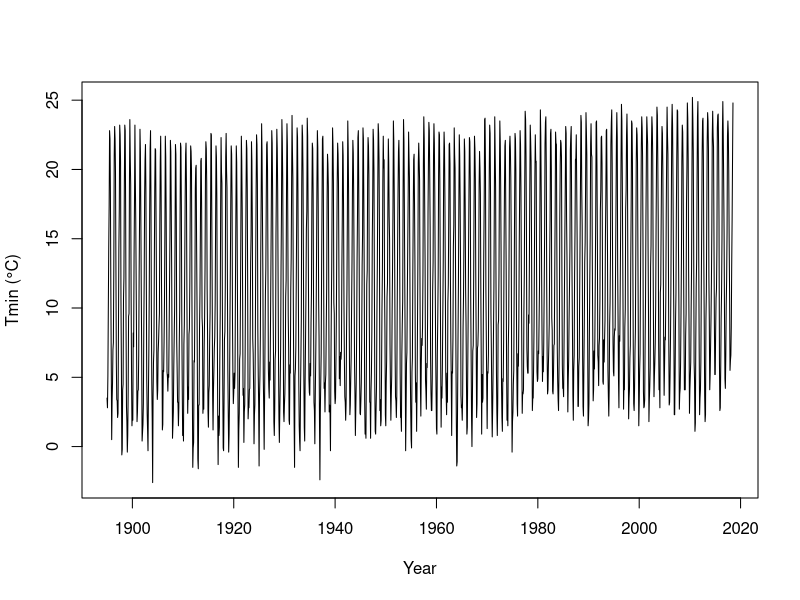
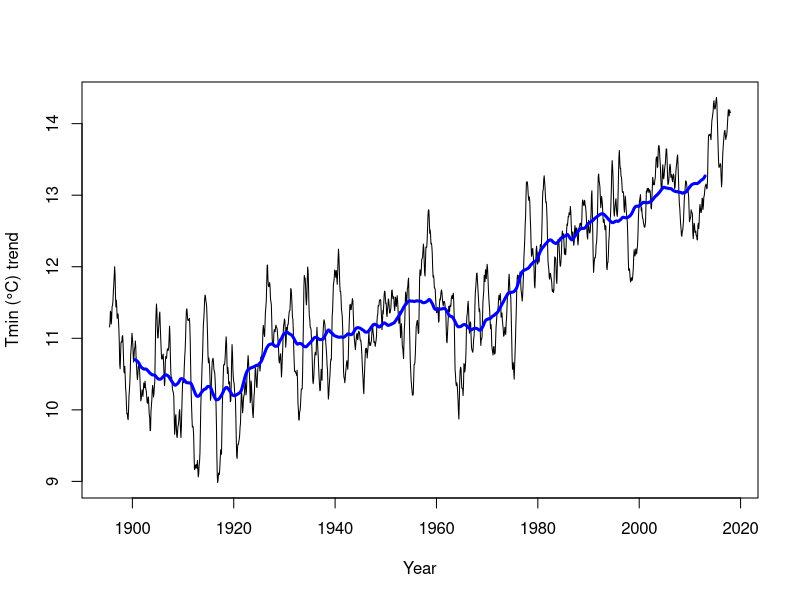
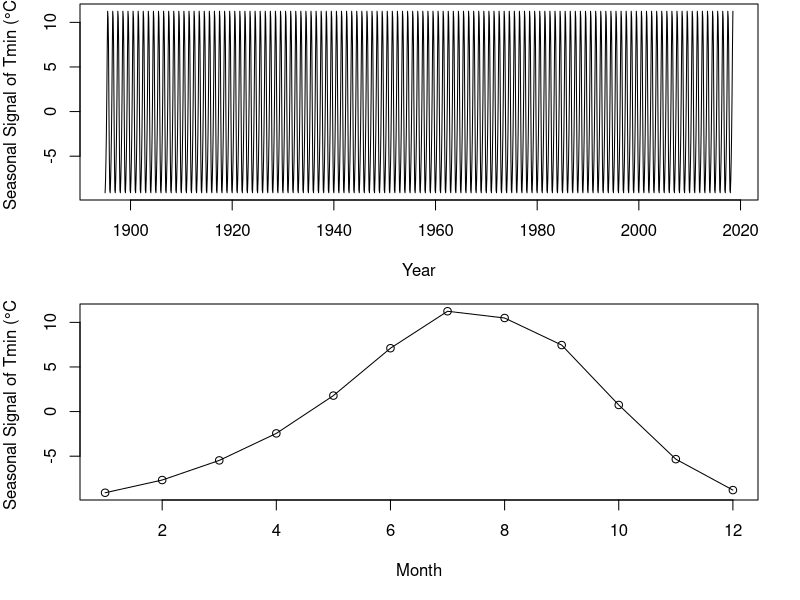
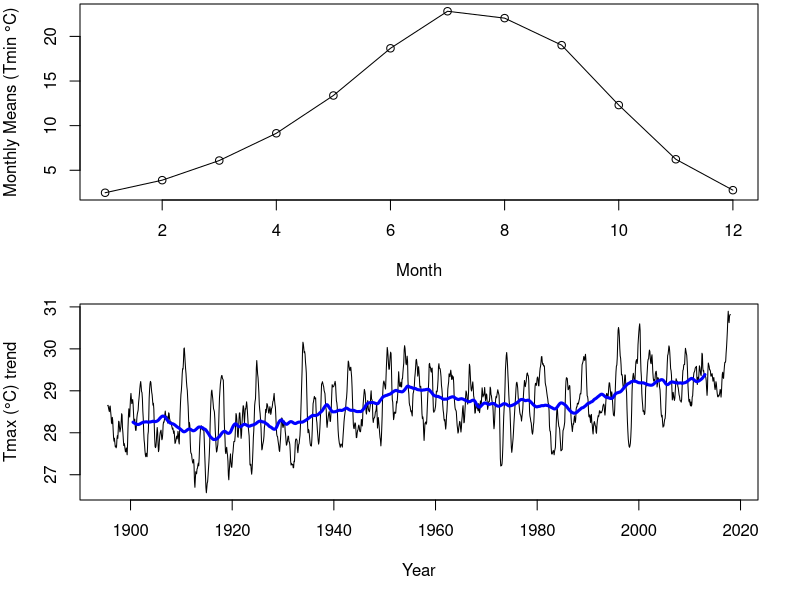
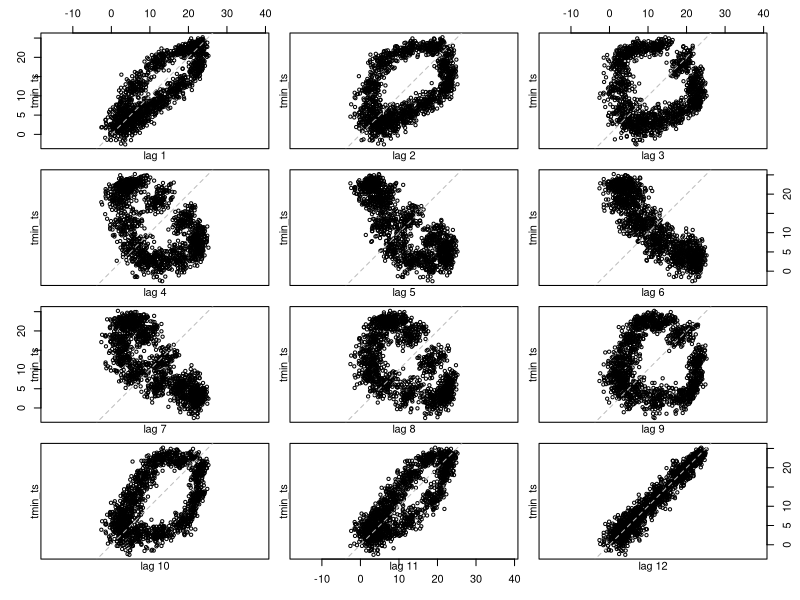
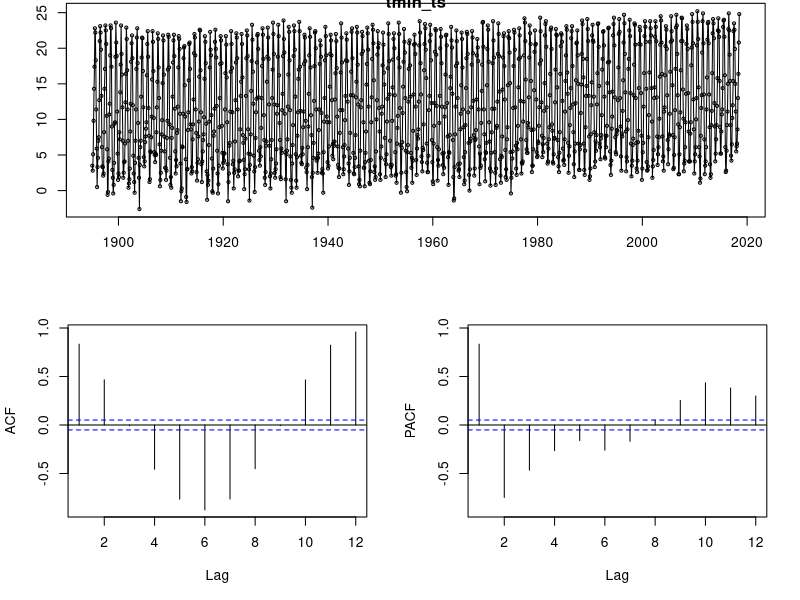

Here is the R script that generated these plots, in order:
## ---- chunk 1
knitr::opts_chunk$set(include = TRUE, echo = TRUE, message = FALSE, fig.height = 6, fig.width = 10)
## ---- chunk 2
library(forecast)

setwd("~/Documents/GitHub/CourseResources/EcologicalForecasting/")

tucsonPRISM <- read.csv("tucson_prism_monthly.csv")
tmax_ts <- ts(tucsonPRISM$tmax_C, start = c(1895, 1), end = c(2018, 7), frequency = 12)
tmin_ts <- ts(tucsonPRISM$tmin_C, start = c(1895, 1), end = c(2018, 7), frequency = 12)
plot(tmin_ts, xlab = "Year", ylab = "Tmin (\u00B0C)")
## ---- chunk 3
# trend does not vary substantially when considering signal multiplicative
tmin_add <- decompose(tmin_ts, type = 'additive')
# Looking at trend with 10-year moving average
tmin_trend_ma12 <- ma(tmin_add$trend, order = 120, centre = TRUE)
plot(tmin_add$trend, xlab = "Year", ylab = "Tmin (\u00B0C) trend")
lines(tmin_trend_ma12, col="blue", lwd = 3)
## ---- chunk 4
par(mar = c(5, 4, 0.2, 2.1))
par(mfrow = c(2, 1))

plot(tmin_add$seasonal, xlab = "Year", ylab = "Seasonal Signal of Tmin (\u00B0C)")
plot(tmin_add$seasonal[1:12], type = "o", xlab = "Month", ylab = "Seasonal Signal of Tmin (\u00B0C)") 
## ---- chunk 5
monthly_means <- tapply(tmin_ts, cycle(tmin_ts), FUN = mean)
plot(monthly_means, type = "o", xlab = "Month", ylab = "Monthly Means (Tmin \u00B0C)")
## ---- chunk 6
tmax_add <- decompose(tmax_ts, type = 'additive')
tmax_trend_ma12 <- ma(tmax_add$trend, order = 120, centre = TRUE)
plot(tmax_add$trend, xlab = "Year", ylab = "Tmax (\u00B0C) trend")
lines(tmax_trend_ma12, col="blue", lwd = 3)
## ---- chunk 7
lag.plot(tmin_ts, lags = 12, do.lines = FALSE)
## ---- chunk 8
tsdisplay(tmin_ts, lag.max = 12)
